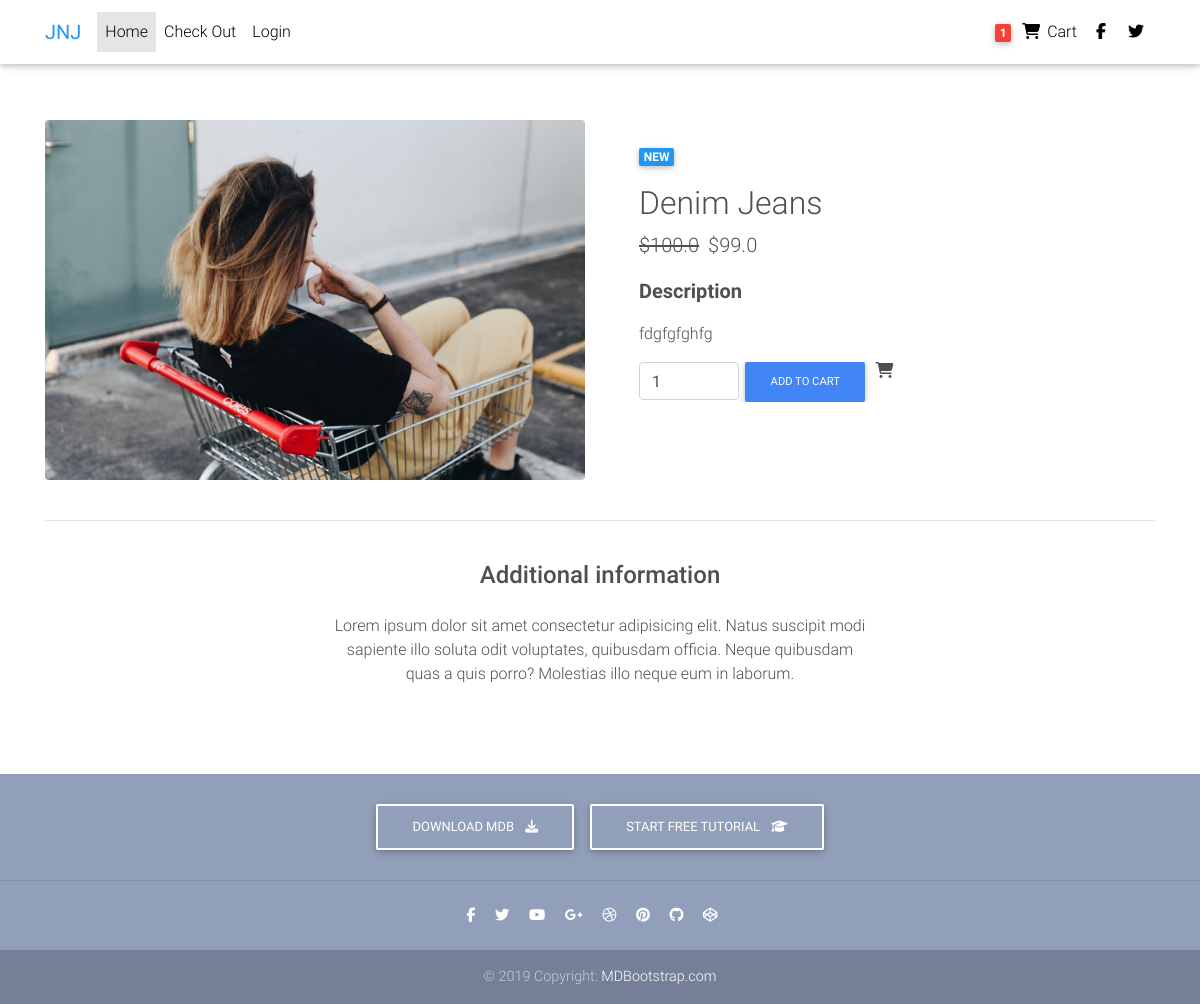
/prdcts/test1, run on the app's committed database.
### core/models.py (models this page shows, shortened)
class Item(models.Model):
    tittle = models.CharField(max_length=20)
    price = models.FloatField()
    disc_price = models.FloatField(blank=True, null=True)
    category = models.ForeignKey(Filters, on_delete=models.CASCADE)
    label = models.CharField(choices=LABEL_CHOICES, max_length=2, blank=True, null=True)
    slug = models.SlugField(unique=True)
    desc = models.TextField()
    img = models.ImageField(upload_to='itemimage')

### core/views.py (the view)
# urls.py: path('prdcts/<slug>', ItemDetailView, name='prdcts'),
def ItemDetailView(request, **kwargs):
    user = request.user
    usr_id = user.id
    url = request.get_full_path()
    urls = os.path.basename(url)
    item = Item.objects.filter(slug=urls).first()
    ditem = OrderItem.objects.filter(user_id=usr_id).filter(citem_id=item.id).first()
    if request.method == 'POST':
        quant = request.POST['quantity']
        if 'remove' in request.POST:
            if int(quant) > 0:
                if ditem.quant > 1:
                    ditem.quant = int(ditem.quant) - int(quant)
                    ditem.save()
                    cart_count = ditem.quant
                    if ditem.quant <= 0:
                        ditem.delete()
                        return render(request, 'product-page.html', {'item':item, 'cart_item':False,'user':user})
                else:
                    ditem.delete()
                if ditem:
                    return render(request, 'product-page.html', {'item':item, 'cart_item':True, 'user':user, 'count':cart_count})
                else:
                    return render(request, 'product-page.html', {'item':item, 'cart_item':False,'user':user})
            else:
                if ditem:
                    cart_count = ditem.quant
                    return render(request, 'product-page.html', {'item':item, 'cart_item':True, 'user':user, 'count':cart_count})
                else:
                    return render(request, 'product-page.html', {'item':item, 'cart_item':False,'user':user})
        elif 'add' in request.POST:
            quant = request.POST['quantity']
            if int(quant) > 0:
                if ditem:
                    ditem.quant = int(ditem.quant) + int(quant)
                    ditem.save()
                    cart_count = ditem.quant
                    return render(request, 'product-page.html', {'item':item, 'cart_item':True,'user':user, 'count':cart_count})
                else:
                    new_item = OrderItem.objects.create(user=user,citem=item, quant=quant)
                    cart_count = new_item.quant
                    return render(request, 'product-page.html', {'item':item, 'cart_item':True,'user':user, 'count':cart_count})
            else:
                if ditem:
                    cart_count = ditem.quant
                    return render(request, 'product-page.html', {'item':item, 'cart_item':True,'user':user, 'count':cart_count})
                else:
                    return render(request, 'product-page.html', {'item':item, 'cart_item':False,'user':user})
    else:
            if ditem:
                cart_count = ditem.quant
                return render(request, 'product-page.html', {'item':item, 'cart_item':True,'user':user, 'count':cart_count})
            else:
                return render(request, 'product-page.html', {'item':item, 'cart_item':False,'user':user})

### templates/product-page.html (shortened to what this page needs)
{% extends 'base.html'%}
  {% block content %}
  <nav class="navbar fixed-top navbar-expand-lg navbar-light white scrolling-navbar">
    <div class="container">
      <a class="navbar-brand waves-effect" href="http://127.0.0.1:8000/" target="_blank">
        <strong class="blue-text">JNJ</strong>
      </a>
      <div class="collapse navbar-collapse" id="navbarSupportedContent">
        <ul class="navbar-nav mr-auto">
          <li class="nav-item active">
            <a class="nav-link waves-effect" href="/">Home
            </a>
          </li>
          <li class="nav-item">
            <a class="nav-link waves-effect" href="http://127.0.0.1:8000/chck_out/">Check Out</a>
          </li>
          {% if user.is_authenticated %}
          <li class="nav-item">
            <a class="nav-link waves-effect" href="{% url 'account_logout' %}"
              >Logout</a>
          </li>
          {% else %}
            <li class="nav-item">
              <a class="nav-link waves-effect" href="{% url 'account_login' %}"
                >Login</a>
            </li>
          {% endif %}
        </ul>
        <ul class="navbar-nav nav-flex-icons">
          <li class="nav-item">
            <a class="nav-link waves-effect" href="http://127.0.0.1:8000/cart/">
              <span class="badge red z-depth-1 mr-1"> 1 </span>
              <i class="fas fa-shopping-cart"></i>
              <span class="clearfix d-none d-sm-inline-block"> Cart </span>
            </a>
          </li>
          <li class="nav-item">
            <a href="https://www.facebook.com/mdbootstrap" class="nav-link waves-effect" target="_blank">
              <i class="fab fa-facebook-f"></i>
            </a>
          </li>
          <li class="nav-item">
            <a href="https://twitter.com/MDBootstrap" class="nav-link waves-effect" target="_blank">
              <i class="fab fa-twitter"></i>
            </a>
          </li>
        </ul>
      </div>
    </div>
</nav>
  <main class="mt-5 pt-4">
    <div class="container dark-grey-text mt-5">
      <div class="row wow fadeIn">
        <div class="col-md-6 mb-4">
          <img src="{{item.img.url}}" class="img-fluid" alt="" style="border-radius: 4px;">
        </div>
        <div class="col-md-6 mb-4">
          <div class="p-4">
            <div class="mb-3">
              <a href="">
                <span class="badge blue mr-1">{{item.get_label_display}}</span>
              </a>
            </div>
            <h2>{{ item.tittle }}</h2>
            <p class="lead">
              {% if item.disc_price%}
              <span class="mr-1">
                <del>${{item.price}}</del>
              </span>
              <span>${{item.disc_price}}</span>
              {% else %}
              <span>${{item.price}}</span>
              {% endif %}
            </p>
            <p class="lead font-weight-bold">Description</p>
            <p> {{ item.desc }} </p>
            <form class="d-flex justify-content-left" method="POST">
              <input type="number" value="1" aria-label="Search" class="form-control" style="width: 100px" name="quantity">
              {% if cart_item %}
                <input class="btn btn-primary btn-md my-0 p" type="submit" value="Remove From Cart" name="remove"><i class="fas fa-shopping-cart ml-1"></i>
                <input class="btn btn-primary btn-md my-0 p" type="submit" value="Add To Cart" name="add"><i class="fas fa-shopping-cart ml-1"></i>
              {% else %}
                <input class="btn btn-primary btn-md my-0 p" type="submit" value="Add To Cart" name="add"><i class="fas fa-shopping-cart ml-1"></i>
              {% endif %}
            </form>
          </div>
        </div>
      </div>
      <hr>
      <div class="row d-flex justify-content-center wow fadeIn">
        <div class="col-md-6 text-center">
          <h4 class="my-4 h4">Additional information</h4>
          <p>Lorem ipsum dolor sit amet consectetur adipisicing elit. Natus suscipit modi sapiente illo soluta odit
            voluptates,
            quibusdam officia. Neque quibusdam quas a quis porro? Molestias illo neque eum in laborum.</p>
        </div>
      </div>
      <div class="row wow fadeIn">
        <div class="col-lg-4 col-md-12 mb-4">
        </div>
        <div class="col-lg-4 col-md-6 mb-4">
        </div>
        <div class="col-lg-4 col-md-6 mb-4">
        </div>
      </div>
    </div>
  </main>
  <footer class="page-footer text-center font-small mt-4 wow fadeIn">
    <div class="pt-4">
      <a class="btn btn-outline-white" href="https://mdbootstrap.com/docs/jquery/getting-started/download/" target="_blank"
        role="button">Download MDB
        <i class="fas fa-download ml-2"></i>
      </a>
      <a class="btn btn-outline-white" href="https://mdbootstrap.com/education/bootstrap/" target="_blank" role="button">Start
        free tutorial
        <i class="fas fa-graduation-cap ml-2"></i>
      </a>
    </div>
    <hr class="my-4">
    <div class="pb-4">
      <a href="https://www.facebook.com/mdbootstrap" target="_blank">
        <i class="fab fa-facebook-f mr-3"></i>
      </a>
      <a href="https://twitter.com/MDBootstrap" target="_blank">
        <i class="fab fa-twitter mr-3"></i>
      </a>
      <a href="https://www.youtube.com/watch?v=7MUISDJ5ZZ4" target="_blank">
        <i class="fab fa-youtube mr-3"></i>
      </a>
      <a href="https://plus.google.com/u/0/b/107863090883699620484" target="_blank">
        <i class="fab fa-google-plus-g mr-3"></i>
      </a>
      <a href="https://dribbble.com/mdbootstrap" target="_blank">
        <i class="fab fa-dribbble mr-3"></i>
      </a>
      <a href="https://pinterest.com/mdbootstrap" target="_blank">
        <i class="fab fa-pinterest mr-3"></i>
      </a>
      <a href="https://github.com/mdbootstrap/bootstrap-material-design" target="_blank">
        <i class="fab fa-github mr-3"></i>
      </a>
      <a href="http://codepen.io/mdbootstrap/" target="_blank">
        <i class="fab fa-codepen mr-3"></i>
      </a>
    </div>
    <div class="footer-copyright py-3">
      © 2019 Copyright:
      <a href="https://mdbootstrap.com/education/bootstrap/" target="_blank"> MDBootstrap.com </a>
    </div>
  </footer>
  {% endblock content%}

### static/css/adress.css (style rules this page uses)
html,body,.main { background-color: #eee; height: 100%; width: 100%; }

### data on the page
Item: img (picture), label "NEW", tittle "Denim Jeans", price "100.0", disc_price "99.0", desc "fdgfgfghfg"
